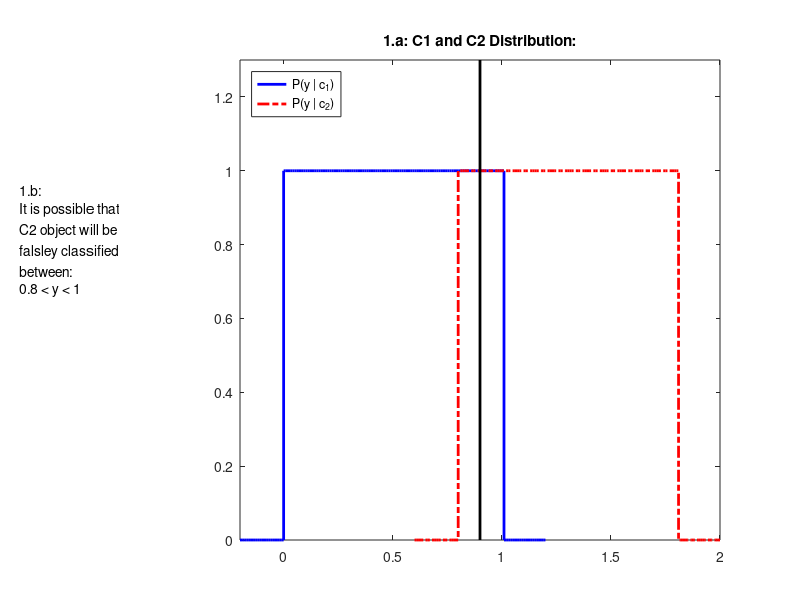

Recreate this plot in MATLAB. (Note: this script raises an error after producing the figure.)
%% Q 1

% Code:
clear all, close all, clc;
addpath([genpath('./materials') genpath('./functions')])

% A:
pd1 = makedist('Uniform');
pd2 = makedist('Uniform');

A1 = 0;
B1 = 1;
X1 = -0.2:0.01:1.2;
uni1 = unifpdf(X1,A1,B1);
A2 = 0.8;
B2 = 1.8;
X2 = 0.6:0.01:2;
uni2 = unifpdf(X2,A2,B2);

f = figure(1);
ax_plot = axes('Position',[.3 .1 .6 .8]); 
stairs(ax_plot, X1, uni1, 'b', 'linewidth', 2), title('1.a: C1 and C2 Distribution:'), hold on;
stairs(X2, uni2, 'r-.', 'linewidth', 2), xlim([-0.2 2]), ylim([0 1.3]);

% B:
line([0.9 0.9], get(gca, 'ylim'),'color', 'k', 'linewidth', 2)
legend({'P(y | c_1)','P(y | c_2)' },'Location','northwest')
hold off;

ax_txt = axes('Position',[0 0 1 1],'Visible','off');
axes(ax_txt)
descr = {'1.b:';
    'It is possible that';
    'C2 object will be';
    'falsley classified';
    'between:'; 
    '0.8 < y < 1'};
text(.025,0.6,descr)
% Answers:

%% Q 2

% Code:
figure(2);
data1 = [repelem(4,3) repelem(5,6) repelem(6,16) repelem(7,20) ...
    repelem(8,30) repelem(9,18) repelem(10,7)];
histogram(data1, 4:11), title('2.a: 0 and 1 Area Histogram and distribution'), hold on;
dnorm1  = fitdist(data1(:), 'Normal');
X1 = 0:0.1:14;
Y1 = pdf(dnorm1, X1);
plot(X1, Y1*70,'b', 'linewidth', 2);

data2 = [repelem(2,8) repelem(3,19) repelem(4,41) repelem(5,20) ...
    repelem(6,7) repelem(7,5)];
histogram(data2, 2:8);
dnorm2  = fitdist(data2(:), 'Normal');
X2 = 0:0.1:9;
Y2 = pdf(dnorm2, X2);
plot(X2, Y2*110,'r', 'linewidth', 2);

dist_lm = mean([mean(data1) mean(data2)]);
line([dist_lm dist_lm], get(gca, 'ylim'),'color', 'g', 'linewidth', 2)
line([6 6], get(gca, 'ylim'),'color', 'k', 'linewidth', 2)

legend({'Zero Area Hist', 'P(x|zero)', 'One Area Hist', 'P(x|one', 'Min distance border', 'Probabilty border'})

figure(3)
ax_plot = axes('Position',[.37 .1 .57 .8]);
histogram(data1, 4:11),title('2.b: Decision borders.'), hold on;
plot(ax_plot, X1, Y1*70,'b', 'linewidth', 2);


histogram(data2, 2:8);
plot(X2, Y2*110,'r', 'linewidth', 2);

line([dist_lm dist_lm], get(gca, 'ylim'),'color', 'g', 'linewidth', 2)
line([6 6], get(gca, 'ylim'),'color', 'k', 'linewidth', 2)

legend({'Zero Area Hist', 'P(x|zero)', 'One Area Hist', 'P(x|one', 'Min distance border', 'Probabilty border'})
xlim([5 8]), ylim([0 20])

ax_txt = axes('Position',[0 0 1 1],'Visible','off');
axes(ax_txt)
descr = {'2.b:';
    'Decision by Min distance:';
    sprintf('1 if Area < %g', dist_lm);
    sprintf('0 if Area %s%g', '{\geq}', dist_lm);
    '';
    'Decision by probabilty:';
    '1 if Area <6';
    '0 if Area {\geq}6'};
text(.025,0.6,descr)


%% Q 3

% A:
letters = ['A' 'B' 'C' 'D' 'E' 'F' 'G' 'H' 'I' 'J' 'K' 'L' 'M' 'N' 'O' 'P' 'Q' 'R' 'S' 'T' 'U' 'V' 'W' 'X' 'Y' 'Z'];
num_edges = [2 0 2 0 3 3 2 4 2 2 4 2 2 2 0 1 1 2 2 3 2 2 2 4 3 2];
num_T = [2 1 0 0 1 1 0 2 0 0 2 0 0 0 0 1 1 2 0 1 0 0 0 4 1 0];
num_X = [0 0 0 0 0 0 0 0 0 0 1 0 0 0 0 0 0 0 0 0 0 0 0 1 0 0];

fprintf('3.a:\n')
fprintf('P(letter=P|edges=1) = 0.5 | P and Q has 1 edge\n')
fprintf('P(letter=H|edges=4) = 1/3 | H K and X has 4 edges\n')
fprintf('P(letter=B|edges=0 and T=1) = 1 | only B has 0 edges and 1 T junction\n')

% B:
fprintf('3.b:\n')
fprintf('They will not be valid, corupted text can have totaly different number of Edges and T junctions.\n')

% Answers:

%% Q 5

% Code:
% A:
[mu1 sigma1] = group_density('cell1.bmp');
[mu2 sigma2] = group_density('cell2.bmp');

group_prob = @(xi, mu, sigma) exp(-((xi-mu)^2 / (2*sigma))) / (2*pi*sigma) ^ (1/2);

C = objects_features('test.bmp');

cell1 = 0;
cell2 = 0;

% B: Most Likelihood
for c = C
   cell1_prob = group_prob(c, mu1, sigma1);
   cell2_prob = group_prob(c, mu2, sigma2);   
   
   if cell1_prob > cell2_prob
       cell1 = cell1 + 1;
   else
       cell2 = cell2 + 1;
   end
   
end

fprintf('5.b:\nAccording to %s: we have %g cell1 and %g cell2\n', 'most likelihood', cell1, cell2);
    
cell1 = 0;
cell2 = 0;

for c = C
    cell1_dist = (c - mu1) ^ 2;
    cell2_dist = (c - mu2) ^ 2;
    
   if cell1_dist < cell2_dist
       cell1 = cell1 + 1;
   else
       cell2 = cell2 + 1;
   end

end

fprintf('According to %s: we have %g cell1 and %g cell2\n', 'Smallest distance', cell1, cell2);

% Answers:






